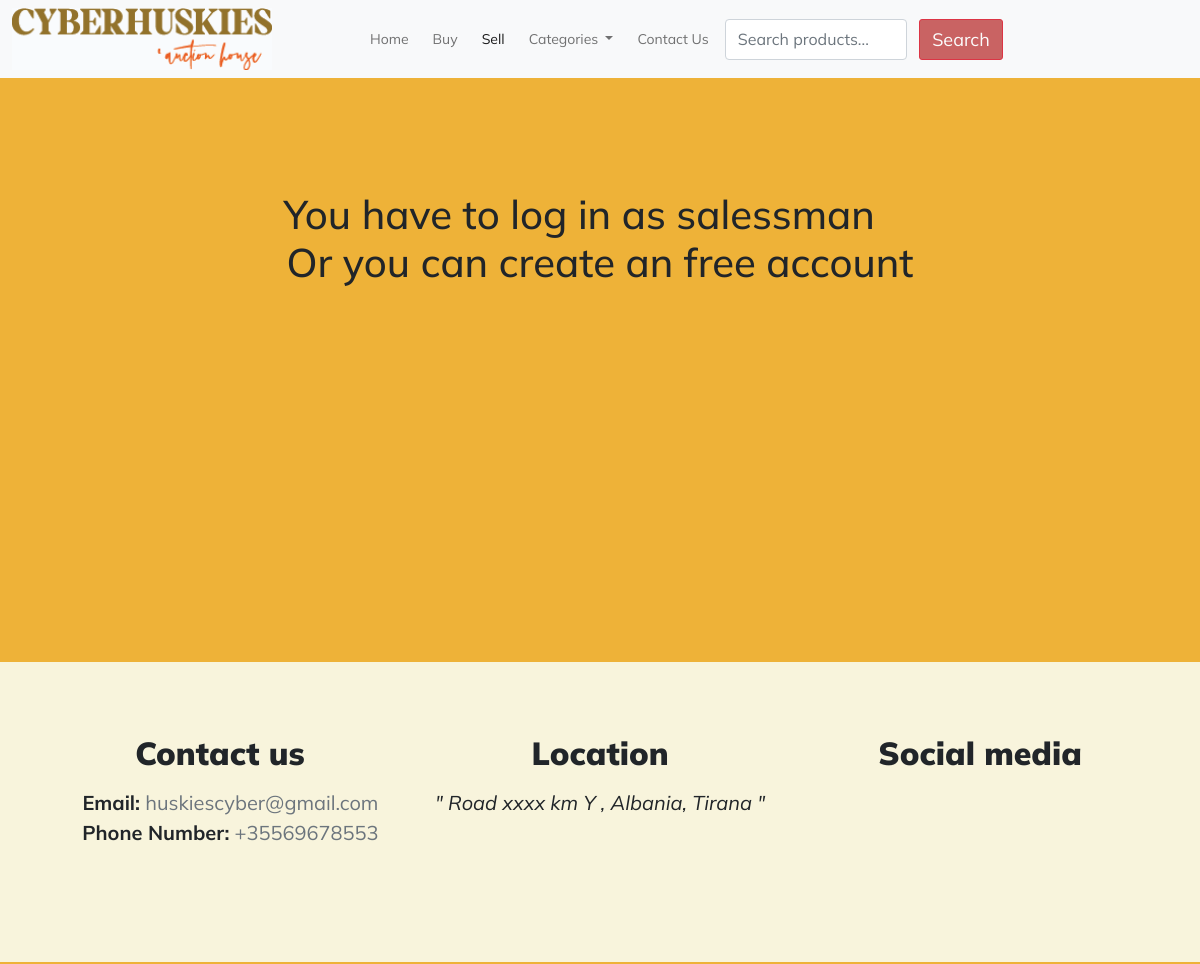
/upload-product.php, run on the app's committed database.
### tables this page shows
CREATE TABLE `homepage` (
  `id` int(11) NOT NULL,
  `carousel_image1` varchar(50) NOT NULL,
  `carousel_image2` varchar(50) NOT NULL,
  `carousel_image3` varchar(50) NOT NULL,
  `cooming_soon_header` varchar(50) NOT NULL,
  `gallery_header` varchar(50) NOT NULL,
  `discover_header` varchar(50) NOT NULL,
  `email` varchar(50) NOT NULL,
  `phone_number` varchar(50) NOT NULL,
  `location` varchar(100) NOT NULL
);

### upload-product.php (the view, shortened to what this page needs)
<!DOCTYPE html>
<html lang="en">
<head>
    <link href="https://cdn.jsdelivr.net/npm/bootstrap@5.0.1/dist/css/bootstrap.min.css" rel="stylesheet"
>
    <link rel="stylesheet" type="text/css" href="inc/fontawesome-5-pro-master/css/all.css">
    <link rel="stylesheet" type="text/css" href="inc/css/homeStyle.css">
    <link rel="stylesheet" type="text/css" href="inc/css/navbar.css">
    <link rel="stylesheet" type="text/css" href="inc/css/footer.css">
    <link rel="stylesheet" type="text/css" href="inc/css/upload-product.css">
    <link href="https://unpkg.com/aos@2.3.1/dist/aos.css" rel="stylesheet">
</head>
<body class="text-dark" style="padding-top: 78px">
    <nav class="navbar navbar-expand-lg navbar-light bg-light fixed-top navb" style="transition: 0.3s">
        <div class="container-fluid">
            <a class="navbar-brand" href="home.php"></a>
            <div class="collapse navbar-collapse" id="navbarSupportedContent">
                <ul class="navbar-nav mx-auto mb-2 mb-lg-0">
                    <li class="nav-item">
                        <a class="nav-link border-top border-light border-2 me-2" aria-current="page"
                            href="home.php">Home</a>
                    </li>
                    <li class="nav-item add-border">
                        <a class="nav-link border-top border-light border-2 me-2"
                            href="list.php?category=All%20Products">Buy</a>
                    </li>
                    <li class="nav-item">
                        <a class="nav-link active border-top border-light border-2 me-2" href="upload-product.php">Sell</a>
                    </li>
                    <li class="nav-item dropdown border-top border-light border-2 me-2">
                        <a class="nav-link dropdown-toggle" href="#" id="navbarDropdown" role="button"
                            data-bs-toggle="dropdown" aria-expanded="false">
                            Categories
                        </a>
                            <?php
                        require $_SERVER['DOCUMENT_ROOT'] . '/CyberHuskies/inc/db_connection.php';
                        ?>
                    </li>
                    <li class="nav-item">
                        <a class="nav-link border-top border-light border-2 me-2"
                            href="#footer-section">Contact Us</a>
                    </li>
                    <form class="d-lg-flex d-grid gap-1 col-lg-5" action='list.php' method="get">
                        <input class="form-control me-2" type="search" placeholder="Search products..."
                            aria-label="Search" name="search">
                        <button id="searchProduct" class="btn btn-danger d-grid" type="submit">Search</button>
                    </form>
                </ul>
                <ul class="navbar-nav me-right mb-2 mb-lg-0">
                    <?php
                    if (empty($_SESSION['username'])) {
                    ?>
                    <form class="d-lg-flex d-grid gap-2">
                        <button type="button" class="btn btn-register" data-bs-toggle="modal"
                            data-bs-target="#logInModal"> <i class="fad fa-sign-in-alt"></i> </button>
                        <button type="button" class="btn btn-register" data-bs-toggle="modal"
                            data-bs-target="#signUpModal"><i class="fas fa-user-plus"></i> </button>
                    </form>
                </ul>
            </div>
        </div>
    </nav>
    <?php
                    }
                    ?>
<?php
if ( isset($_SESSION['user_type']) && $_SESSION['user_type'] === 'salessman') {
require_once "inc/php/upload-product-db.php";
?>
    <br><div class="container product-input-container mt-lg-5 mt-2">
        <div class="row justify-content-center">
            <div class="col-lg-8 product-inputs">
                <form id="uploadForm" method="POST" action="upload-product" enctype="multipart/form-data">
                    <div class="row product-input justify-content-center">
                        <span class="col-lg-12 text-center text-danger"></span>
                        <?php
                            if ($response === 'Product Addedd Successfully') {
                                $display_success = '';
                                $display_danger = 'd-none';
                            } else if($response === '') {
                                $display_danger = 'd-none';
                                $display_success = 'd-none';
                            } else {
                                $display_danger = '';
                                $display_success = 'd-none';
                            }
                        ?>
                            <div class="alert alert-danger alert-dismissible text-center col-lg-7 <?php echo $display_danger; ?>" role="alert">
                                <i class="fad fa-exclamation-circle"></i> <span id="response"><?php echo $response; ?></span>
                            </div>
                            <div class="alert alert-success alert-dismissible text-center col-lg-7 <?php echo $display_success; ?>" role="alert">
                                <i class="fas fa-check-circle"></i> <span id="response"><?php echo $response; ?></span>
                            </div>
                        <div class="col-lg-6">
                            <label for="name_input">Product name:</label>
                            <input type="text" name="name_input" id="name_input" class="form-control">
                        </div>
                    </div>
                    <div class="row product-input justify-content-center">
                        <div class="col-lg-6">
                            <label for="str_price_input">Starting price:</label>
                            <input type="number" name="str_price_input" id="str_price_input" class="form-control" min="0">
                        </div>
                    </div>
                    <div class="row product-input justify-content-center">
                        <div class="col-lg-6">
                            <label for="avl_from_input">Avalilable for auction from:</label>
                            <input type="datetime-local" name="avl_from_input" id="avl_from_input" class="form-control">
                        </div>
                    </div>
                    <div class="row product-input justify-content-center">
                        <div class="col-lg-6">
                            <label for="avl_unt_input">Available at auction until:</label>
                            <input type="datetime-local" name="avl_unt_input" id="avl_unt_input" class="form-control">
                        </div>
                    </div>
                    <div class="row product-input justify-content-center">
                        <div class="col-lg-6">
                            <label for="desc_input">Product description:</label>
                            <textarea name="desc_input" id="desc_input" rows="10" style="resize: none;"
                                class="form-control"></textarea>
                        </div>
                    </div>
                    <div class="row product-input justify-content-center">
                        <div class="col-lg-6">
                            <label for="cat_input">Choose category:</label>
                            <select name="cat_input" id="cat_input" class="form-select">
                                <option value="0" disabled selected value>Select category</option>
                                <?php
                                $sqlGetCategories = 'SELECT category_name FROM category';
                                $resultGetCategories = mysqli_query($connection, $sqlGetCategories);
                                if (mysqli_num_rows($resultGetCategories) > 0) {
                                    while ($rowGetCategories = mysqli_fetch_assoc($resultGetCategories)) {
                                        echo '<option value="'.$rowGetCategories['category_name'].'">'.$rowGetCategories['category_name'].'</option>';
                                    }
                                }
                                ?>
                            </select>
                        </div>
                    </div>
                    <div class="row justify-content-center">
                        <div class="col-lg-6 add-photo-input add-photo">
                            <label for="photo_input_1" class="text-secondary mb-2"> Image 1 (Required)</label>
                            <input type="file" name="photo_input_1" id="photo_input_1" class="form-control mb-2">
                            <span class="ms-2 text-secondary"> This will be used as cover picture</span>
                            <br>
                            <label for="photo_input_2" class="text-secondary mb-2 mt-4"> Image 2 (optional)</label>
                            <input type="file" name="photo_input_2" id="photo_input_2" class="form-control mb-2">
                            <label for="photo_input_3" class="text-secondary mb-2"> Image 3 (optional)</label>
                            <input type="file" name="photo_input_3" id="photo_input_3" class="form-control mb-2">
                        </div>
                    </div>
                    <div class="row justify-content-center product-upload">
                        <div class="publish-btn-container col-lg-6">
                            <button type="submit" class="btn btn-primary w-100" name="publish-product">Publish product</button>
                        </div>
                    </div><br><br><br>
                </form>
            </div>
        </div>
    </div>
    <?php
    } else {
        echo '<br><br><br><br><h1 class="otherProduct-header mt-3 text-center">You have to log in as salessman <i class="fad fa-frown"></i><br> Or you can create an free account</h1><br><br>
                <br><br><br><br><br><br>
                <br><br><br><br><br><br>';
    }
    $sqlGetHomePage = "SELECT * FROM homepage LIMIT 1";
    $resultGetHomePage = mysqli_query($connection, $sqlGetHomePage);
    if (mysqli_num_rows($resultGetHomePage) == 1) {
        while ($rowGetHomePage = mysqli_fetch_assoc($resultGetHomePage)) {
    ?>
    <section id="footer-section">
        <br>
        <div class="container">
            <div class="row">
                <div class="col-lg-4 col-12 text-center">
                    <h2 class="footer-header mb-3">Contact us</h2>
                    <span class="footer-inner"><i class="fad fa-envelope"></i> <strong>Email:</strong> <span
                            class="text-secondary"><?php echo $rowGetHomePage['email']; ?></span> </span>
                    <br>
                    <span class="footer-inner"><i class="fas fa-phone-plus"></i> <strong>Phone Number:</strong> <span
                            class="text-secondary"><?php echo $rowGetHomePage['phone_number']; ?></span> </span>
                </div>
                <div class="col-lg-4 col-12 mt-5 mt-lg-0 text-center">
                    <h2 class="footer-header mb-3">Location</h2>
                    <span class="footer-inner"><i>" <?php echo $rowGetHomePage['location']; ?> "</i></span>
                    <br>
                    <span class="h1"><i class="fad fa-map-marked-alt"></i></span>
                </div>
                <div class="col-lg-4 col-12 mt-5 mt-lg-0 text-center">
                    <h2 class="footer-header mb-3">Social media</h2>
                    <a href="#" class="h1 text-primary"><i class="fab fa-facebook-square"></i></a>
                    <a href="#" class="h1 text-danger"><i class="fab fa-instagram"></i></a>
                </div>
            </div>
        </div><br><br><br><br>
    </section>
    <?php
        }
    }
    ?>
</body>
</html>

### inc/css/homeStyle.css (style rules this page uses)
body { font-family: 'Mulish',sans-serif; }

### inc/css/navbar.css (style rules this page uses)
.navbar-brand { width: 260.29px; height: 62px; background-image: url("/CyberHuskies/inc/pictures/cyberhuskies_fv.png"); background-size: cover; }
#searchProduct { background-color: rgb(201, 99, 99); border-radius: 3px; font-size: 18px; transition: box-shadow 0.1s; color: rgb(252, 252, 252); }
.nav-link { font-size: 18px; white-space: nowrap; }
.btn-register { border-radius: 0; }
@media screen and (max-width: 1200px) and (min-width: 991px) { .nav-link { font-size: 14px; } }
body { overflow-y: scroll !important; }
.navbar { padding-right: 0px !important; }

### inc/css/footer.css (style rules this page uses)
html { padding-bottom: 2px; }
#footer-section { background-color: rgb(248, 244, 220); padding: 3rem 0rem 0rem 0rem; margin: 2rem 0rem 0rem 0rem; }
.footer-header { font-weight: 900; }
.footer-inner { font-size: 20px; }

### inc/css/upload-product.css (style rules this page uses)
body { background-color: #eeb238ff; }

### data on the page
homepage: email "huskiescyber@gmail.com", phone_number "+35569678553", location "Road xxxx km Y , Albania, Tirana"
